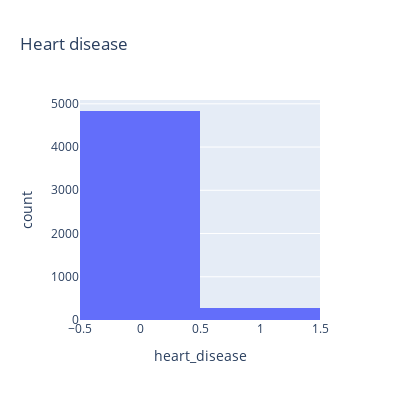

Notebook code for this chart:
### Markdown cell above
<h4>Heart Disease</h4>

### Code cell
print (f'{round(df["heart_disease"].value_counts(normalize=True)*100,2)}')
fig = px.histogram(df, x="heart_disease", title='Heart disease', width=400, height=400)
fig.show()

### Figure 1 — Plotly figure (JSON) as saved in the notebook; plotly's stock layout.template omitted (floating-point values rounded to 4 significant figures; data arrays with more than 128 entries replaced by an {"elided": "..."} marker saying what was removed)
{"data": [{"alignmentgroup": "True", "bingroup": "x", "hovertemplate": "heart_disease=%{x}<br>count=%{y}<extra></extra>", "legendgroup": "", "marker": {"color": "#636efa", "pattern": {"shape": ""}}, "name": "", "offsetgroup": "", "orientation": "v", "showlegend": false, "type": "histogram", "x": {"elided": "5110 int values"}, "xaxis": "x", "yaxis": "y"}], "layout": {"barmode": "relative", "height": 400, "legend": {"tracegroupgap": 0}, "title": {"text": "Heart disease"}, "width": 400, "xaxis": {"anchor": "y", "domain": [0, 1], "title": {"text": "heart_disease"}}, "yaxis": {"anchor": "x", "domain": [0, 1], "title": {"text": "count"}}}}
